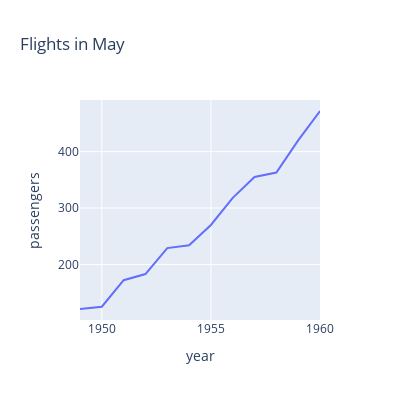

Source (notebook cell):
### Markdown cell above
# Plotly

### Code cell
%%time
# import necessary libraries
import pandas as pd
import plotly.express as px

# load data stored in a CSV file
df = pd.read_csv("data/flights.csv")

# Filter the data for May flights
may_flights = df[df['month'] == 'May']

# Create line plot with Plotly Express
fig = px.line(may_flights, x="year", y="passengers", title="Flights in May")

# Set the size of the plot to 300x300
fig.update_layout(autosize=False, width=400, height=400)

# Show plot
fig.show()

### Figure 1 — Plotly figure (JSON) as saved in the notebook; plotly's stock layout.template omitted (floating-point values rounded to 4 significant figures)
{"data": [{"hovertemplate": "year=%{x}<br>passengers=%{y}<extra></extra>", "legendgroup": "", "line": {"color": "#636efa", "dash": "solid"}, "marker": {"symbol": "circle"}, "mode": "lines", "name": "", "orientation": "v", "showlegend": false, "type": "scatter", "x": [1949, 1950, 1951, 1952, 1953, 1954, 1955, 1956, 1957, 1958, 1959, 1960], "xaxis": "x", "y": [121, 125, 172, 183, 229, 234, 270, 318, 355, 363, 420, 472], "yaxis": "y"}], "layout": {"autosize": false, "height": 400, "legend": {"tracegroupgap": 0}, "title": {"text": "Flights in May"}, "width": 400, "xaxis": {"anchor": "y", "autorange": true, "domain": [0, 1], "range": [1949, 1960], "title": {"text": "year"}, "type": "linear"}, "yaxis": {"anchor": "x", "autorange": true, "domain": [0, 1], "range": [101.5, 491.5], "title": {"text": "passengers"}, "type": "linear"}}}
